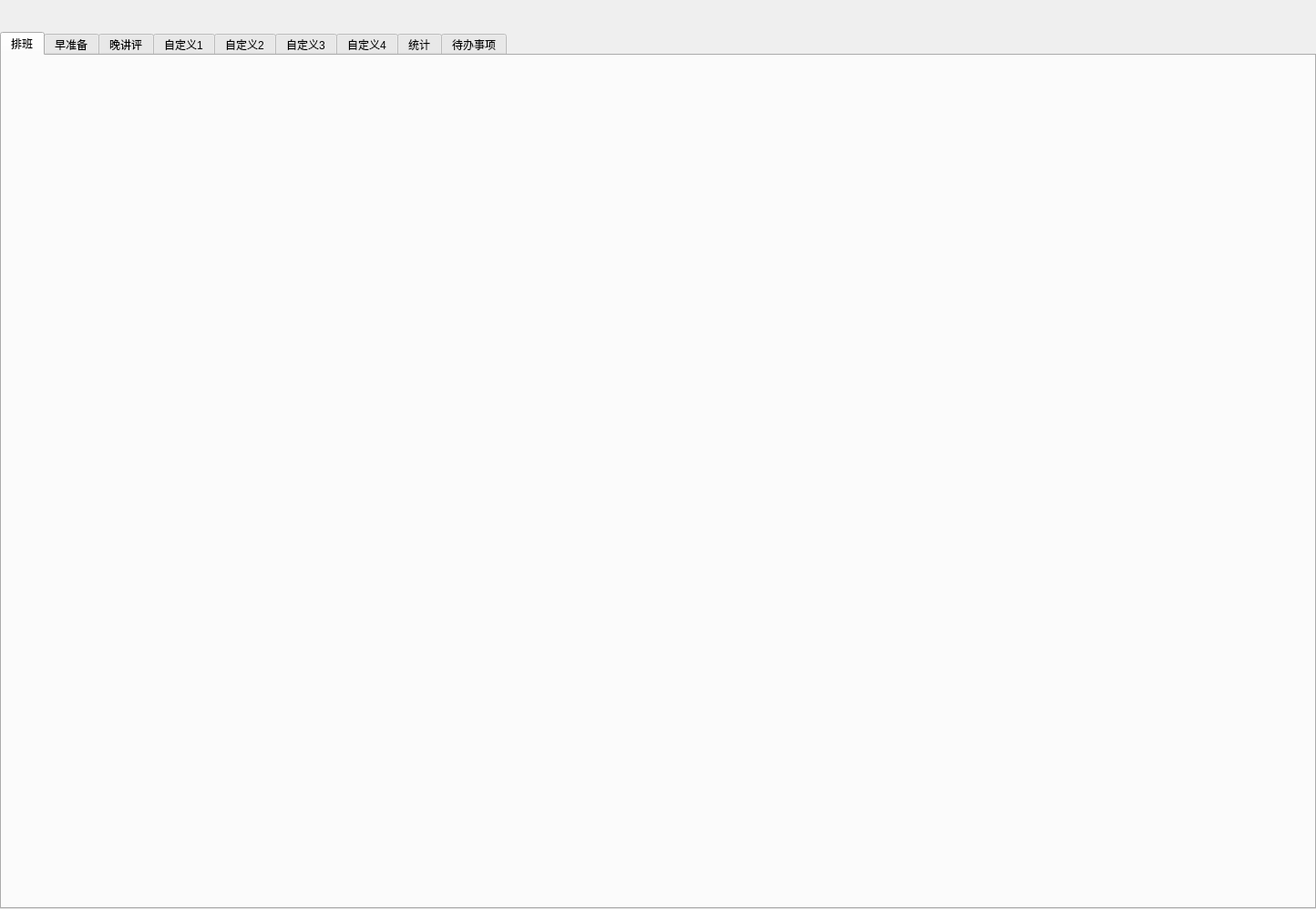
<?xml version="1.0" encoding="UTF-8"?>
<ui version="4.0">
 <class>QtZhibanClass</class>
 <widget class="QWidget" name="QtZhibanClass">
  <property name="geometry">
   <rect>
    <x>0</x>
    <y>0</y>
    <width>1444</width>
    <height>997</height>
   </rect>
  </property>
  <property name="windowTitle">
   <string>QtZhiban</string>
  </property>
  <layout class="QVBoxLayout" name="verticalLayout">
   <property name="spacing">
    <number>0</number>
   </property>
   <property name="leftMargin">
    <number>0</number>
   </property>
   <property name="topMargin">
    <number>0</number>
   </property>
   <property name="rightMargin">
    <number>0</number>
   </property>
   <property name="bottomMargin">
    <number>0</number>
   </property>
   <item>
    <spacer name="verticalSpacer">
     <property name="orientation">
      <enum>Qt::Vertical</enum>
     </property>
     <property name="sizeType">
      <enum>QSizePolicy::Minimum</enum>
     </property>
     <property name="sizeHint" stdset="0">
      <size>
       <width>20</width>
       <height>35</height>
      </size>
     </property>
    </spacer>
   </item>
   <item>
    <widget class="QTabWidget" name="tabWidget">
     <property name="currentIndex">
      <number>0</number>
     </property>
     <widget class="QWidget" name="tab_1">
      <attribute name="title">
       <string>排班</string>
      </attribute>
      <layout class="QGridLayout" name="gridLayout_4">
       <property name="bottomMargin">
        <number>0</number>
       </property>
       <item row="0" column="0" rowspan="2">
        <widget class="QStackedWidget" name="stackedWidget_2">
         <widget class="QWidget" name="page_8"/>
         <widget class="QWidget" name="page_9"/>
        </widget>
       </item>
      </layout>
     </widget>
     <widget class="QWidget" name="tab_2">
      <attribute name="title">
       <string>早准备</string>
      </attribute>
     </widget>
     <widget class="QWidget" name="tab_3">
      <attribute name="title">
       <string>晚讲评</string>
      </attribute>
     </widget>
     <widget class="QWidget" name="tab">
      <attribute name="title">
       <string>自定义1</string>
      </attribute>
     </widget>
     <widget class="QWidget" name="tab_5">
      <attribute name="title">
       <string>自定义2</string>
      </attribute>
     </widget>
     <widget class="QWidget" name="tab_6">
      <attribute name="title">
       <string>自定义3</string>
      </attribute>
     </widget>
     <widget class="QWidget" name="tab_7">
      <attribute name="title">
       <string>自定义4</string>
      </attribute>
     </widget>
     <widget class="QWidget" name="tab_4">
      <attribute name="title">
       <string>统计</string>
      </attribute>
      <layout class="QVBoxLayout" name="verticalLayout_2">
       <item>
        <layout class="QHBoxLayout" name="horizontalLayout">
         <item>
          <widget class="QLabel" name="label">
           <property name="text">
            <string>时间：</string>
           </property>
          </widget>
         </item>
         <item>
          <widget class="QDateEdit" name="dateEdit">
           <property name="minimumSize">
            <size>
             <width>120</width>
             <height>0</height>
            </size>
           </property>
          </widget>
         </item>
         <item>
          <widget class="QLabel" name="label_2">
           <property name="text">
            <string>至</string>
           </property>
          </widget>
         </item>
         <item>
          <widget class="QDateEdit" name="dateEdit_2">
           <property name="minimumSize">
            <size>
             <width>120</width>
             <height>0</height>
            </size>
           </property>
          </widget>
         </item>
         <item>
          <spacer name="horizontalSpacer">
           <property name="orientation">
            <enum>Qt::Horizontal</enum>
           </property>
           <property name="sizeHint" stdset="0">
            <size>
             <width>40</width>
             <height>20</height>
            </size>
           </property>
          </spacer>
         </item>
        </layout>
       </item>
       <item>
        <layout class="QHBoxLayout" name="horizontalLayout_2">
         <item>
          <widget class="QLabel" name="label_7">
           <property name="text">
            <string>席位名称：</string>
           </property>
          </widget>
         </item>
         <item>
          <widget class="QComboBox" name="comboBox"/>
         </item>
         <item>
          <widget class="QLabel" name="label_3">
           <property name="text">
            <string>人员名称：</string>
           </property>
          </widget>
         </item>
         <item>
          <widget class="QComboBox" name="comboBox_2"/>
         </item>
         <item>
          <widget class="QPushButton" name="pushButton">
           <property name="text">
            <string>确定</string>
           </property>
          </widget>
         </item>
         <item>
          <widget class="QPushButton" name="pushButton_2">
           <property name="text">
            <string>导出</string>
           </property>
          </widget>
         </item>
         <item>
          <spacer name="horizontalSpacer_2">
           <property name="orientation">
            <enum>Qt::Horizontal</enum>
           </property>
           <property name="sizeHint" stdset="0">
            <size>
             <width>40</width>
             <height>20</height>
            </size>
           </property>
          </spacer>
         </item>
        </layout>
       </item>
       <item>
        <layout class="QHBoxLayout" name="horizontalLayout_3">
         <item>
          <widget class="QLabel" name="label_4">
           <property name="text">
            <string>值班次数：</string>
           </property>
          </widget>
         </item>
         <item>
          <widget class="QLabel" name="label_5">
           <property name="text">
            <string/>
           </property>
          </widget>
         </item>
         <item>
          <widget class="QLabel" name="label_6">
           <property name="text">
            <string>次</string>
           </property>
          </widget>
         </item>
         <item>
          <spacer name="horizontalSpacer_3">
           <property name="orientation">
            <enum>Qt::Horizontal</enum>
           </property>
           <property name="sizeHint" stdset="0">
            <size>
             <width>40</width>
             <height>20</height>
            </size>
           </property>
          </spacer>
         </item>
        </layout>
       </item>
       <item>
        <widget class="QTableWidget" name="tableWidget">
         <property name="editTriggers">
          <set>QAbstractItemView::NoEditTriggers</set>
         </property>
         <attribute name="horizontalHeaderCascadingSectionResizes">
          <bool>false</bool>
         </attribute>
         <column>
          <property name="text">
           <string>序号</string>
          </property>
         </column>
         <column>
          <property name="text">
           <string>席位</string>
          </property>
         </column>
         <column>
          <property name="text">
           <string>主班</string>
          </property>
         </column>
         <column>
          <property name="text">
           <string>副班</string>
          </property>
         </column>
         <column>
          <property name="text">
           <string>一号班</string>
          </property>
         </column>
         <column>
          <property name="text">
           <string>日期</string>
          </property>
         </column>
        </widget>
       </item>
      </layout>
     </widget>
     <widget class="QWidget" name="tab_8">
      <attribute name="title">
       <string>待办事项</string>
      </attribute>
     </widget>
    </widget>
   </item>
  </layout>
 </widget>
 <layoutdefault spacing="6" margin="11"/>
 <resources>
  <include location="QtZhiban.qrc"/>
 </resources>
 <connections/>
</ui>
